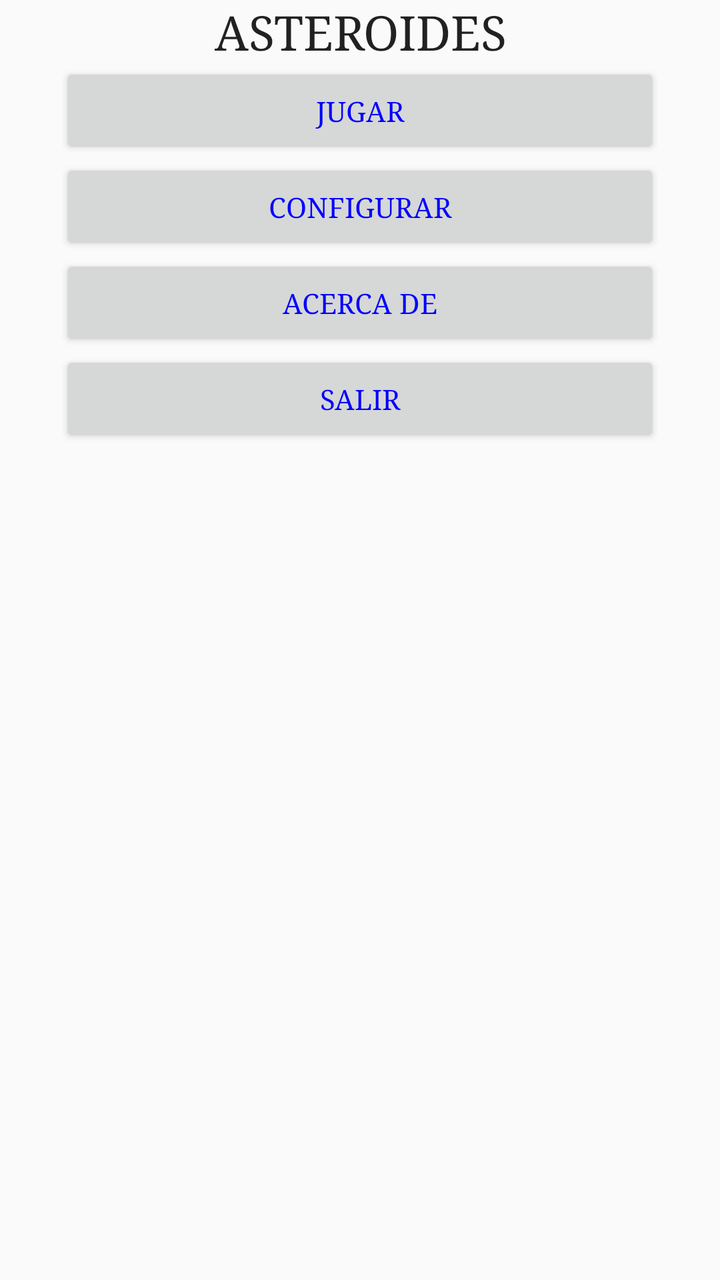
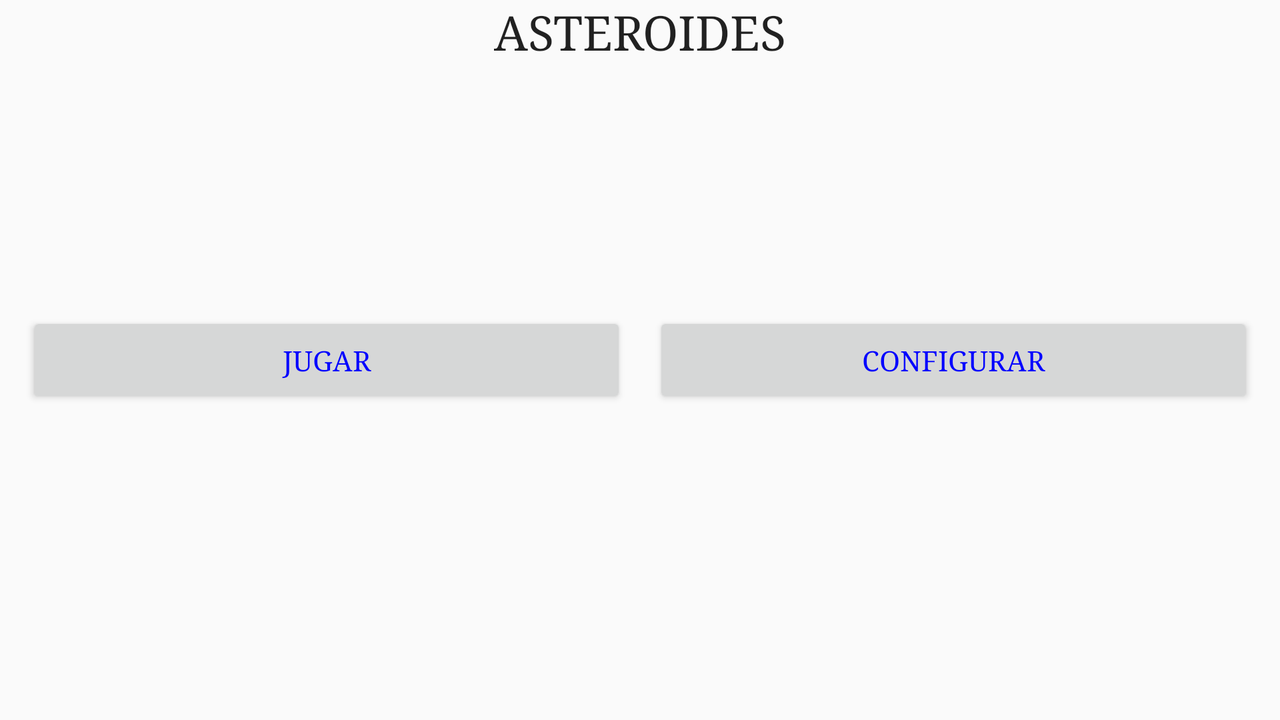

Compare how this app lays out the same screen by default and in its alternative resource folder. The renders come first, then the two layout files and the values they reference.
<!-- AndroidManifest.xml: application theme AppTheme -->
<!-- res/layout/activity_main.xml -->
<?xml version="1.0" encoding="utf-8"?>
<android.support.constraint.ConstraintLayout xmlns:android="http://schemas.android.com/apk/res/android"
    xmlns:app="http://schemas.android.com/apk/res-auto"
    xmlns:tools="http://schemas.android.com/tools"
    android:layout_width="match_parent"
    android:layout_height="match_parent"
    tools:context=".MainActivity"
    tools:layout_editor_absoluteY="81dp">

    <TextView
        style="@style/EstiloTXTAsteroides"
        android:id="@+id/textView2"
        android:text="@string/asteroides"
        app:layout_constraintEnd_toEndOf="parent"
        app:layout_constraintHorizontal_bias="0.502"
        app:layout_constraintStart_toStartOf="parent"
        tools:layout_editor_absoluteY="31dp" />

    <Button
        android:id="@+id/button"
        android:layout_width="wrap_content"
        android:layout_height="wrap_content"
        android:minWidth="300dp"
        android:text="@string/jugar"
        app:layout_constraintEnd_toEndOf="parent"
        app:layout_constraintHorizontal_bias="0.5"
        app:layout_constraintStart_toStartOf="parent"
        app:layout_constraintTop_toBottomOf="@+id/textView2" />

    <Button
        android:id="@+id/button2"
        android:layout_width="wrap_content"
        android:layout_height="wrap_content"
        android:minWidth="300dp"
        android:text="@string/configurar"
        app:layout_constraintEnd_toEndOf="parent"
        app:layout_constraintHorizontal_bias="0.5"
        app:layout_constraintStart_toStartOf="parent"
        app:layout_constraintTop_toBottomOf="@+id/button"
        />

    <Button
        android:id="@+id/button3"
        android:layout_width="wrap_content"
        android:layout_height="wrap_content"
        android:minWidth="300dp"
        android:text="@string/acerca_de"
        app:layout_constraintEnd_toEndOf="parent"
        app:layout_constraintHorizontal_bias="0.5"
        app:layout_constraintStart_toStartOf="parent"
        app:layout_constraintTop_toBottomOf="@+id/button2"
        />

    <Button
        android:id="@+id/button4"
        android:layout_width="wrap_content"
        android:layout_height="wrap_content"
        android:minWidth="300dp"
        android:text="@string/salir"
        app:layout_constraintEnd_toEndOf="parent"
        app:layout_constraintHorizontal_bias="0.5"
        app:layout_constraintStart_toStartOf="parent"
        app:layout_constraintTop_toBottomOf="@+id/button3"/>



</android.support.constraint.ConstraintLayout>
<!-- resources referenced by this layout -->
<resources>
  <string name="acerca_de">Acerca de</string>
  <string name="asteroides">ASTEROIDES</string>
  <string name="configurar">Configurar</string>
  <string name="jugar">Jugar</string>
  <string name="salir">Salir</string>
  <style name="EstiloTXTAsteroides" parent="@android:style/TextAppearance.Medium">
          <item name="android:layout_width">wrap_content</item>
          <item name="android:layout_height">wrap_content</item>
          <item name="android:textSize">24sp</item>
      </style>
  <style name="AppTheme" parent="Theme.AppCompat.Light.DarkActionBar">
          
          <item name="colorPrimary">@color/colorPrimary</item>
          <item name="colorPrimaryDark">@color/colorPrimaryDark</item>
          <item name="colorAccent">@color/colorAccent</item>
          <item name="android:typeface">serif</item>
          <item name="android:textColor">#0000FF</item>
      </style>
</resources>
<!-- res/layout-land/activity_main.xml (the repository's variant of the layout above) -->
<!-- drawn on the phone turned sideways -->
<?xml version="1.0" encoding="utf-8"?>
<android.support.constraint.ConstraintLayout xmlns:android="http://schemas.android.com/apk/res/android"
    xmlns:app="http://schemas.android.com/apk/res-auto"
    xmlns:tools="http://schemas.android.com/tools"
    android:layout_width="match_parent"
    android:layout_height="match_parent"
    tools:context=".MainActivity"
    tools:layout_editor_absoluteY="89dp">


    <Button
        android:id="@+id/button"
        android:layout_width="wrap_content"
        android:layout_height="wrap_content"
        android:minWidth="@dimen/margen_botones"
        android:text="@string/jugar"
        app:layout_constraintBottom_toTopOf="@+id/button3"
        app:layout_constraintLeft_toLeftOf="parent"
        app:layout_constraintRight_toLeftOf="@+id/button2"
        app:layout_constraintTop_toBottomOf="@+id/textView"
        />

    <Button
        android:id="@+id/button2"
        android:layout_width="wrap_content"
        android:layout_height="wrap_content"
        android:minWidth="@dimen/margen_botones"
        android:text="@string/configurar"
        app:layout_constraintBottom_toTopOf="@+id/button4"
        app:layout_constraintLeft_toRightOf="@+id/button"
        app:layout_constraintRight_toRightOf="parent"
        app:layout_constraintTop_toBottomOf="@+id/textView" />

    <Button
        android:id="@+id/button3"
        android:layout_width="wrap_content"
        android:layout_height="wrap_content"
        android:minWidth="@dimen/margen_botones"
        android:text="@string/acerca_de"
        app:layout_constraintBottom_toTopOf="parent"
        app:layout_constraintLeft_toLeftOf="parent"
        app:layout_constraintRight_toLeftOf="@+id/button4"
        app:layout_constraintTop_toBottomOf="parent" />

    <Button
        android:id="@+id/button4"
        android:layout_width="wrap_content"
        android:layout_height="wrap_content"
        android:minWidth="@dimen/margen_botones"
        android:text="@string/salir"
        app:layout_constraintBottom_toTopOf="parent"
        app:layout_constraintLeft_toRightOf="@+id/button3"
        app:layout_constraintRight_toRightOf="parent"
        app:layout_constraintTop_toBottomOf="parent" />

    <TextView
        style="@style/EstiloTXTAsteroides"
        android:id="@+id/textView2"
        android:text="@string/asteroides"
        app:layout_constraintEnd_toEndOf="parent"
        app:layout_constraintHorizontal_bias="0.5"
        app:layout_constraintStart_toStartOf="parent"
        tools:layout_editor_absoluteY="2dp"
        />

</android.support.constraint.ConstraintLayout>
<!-- resources referenced by the variant -->
<!-- as the phone turned sideways resolves them -->
<resources>
  <dimen name="margen_botones">300dp</dimen>
  <string name="acerca_de">Acerca de</string>
  <string name="asteroides">ASTEROIDES</string>
  <string name="configurar">Configurar</string>
  <string name="jugar">Jugar</string>
  <string name="salir">Salir</string>
  <style name="EstiloTXTAsteroides" parent="@android:style/TextAppearance.Medium">
          <item name="android:layout_width">wrap_content</item>
          <item name="android:layout_height">wrap_content</item>
          <item name="android:textSize">24sp</item>
      </style>
  <style name="AppTheme" parent="Theme.AppCompat.Light.DarkActionBar">
          
          <item name="colorPrimary">@color/colorPrimary</item>
          <item name="colorPrimaryDark">@color/colorPrimaryDark</item>
          <item name="colorAccent">@color/colorAccent</item>
          <item name="android:typeface">serif</item>
          <item name="android:textColor">#0000FF</item>
      </style>
</resources>
